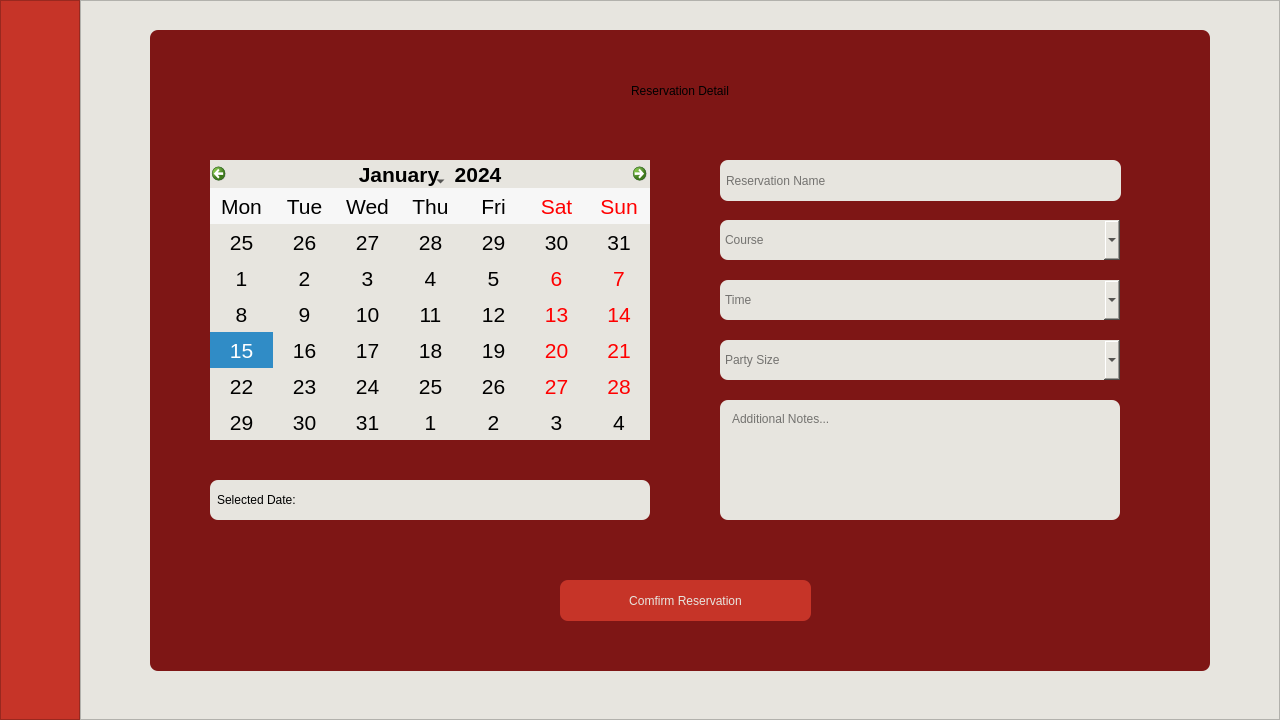
<?xml version="1.0" encoding="UTF-8"?>
<ui version="4.0">
 <class>MainWindow</class>
 <widget class="QMainWindow" name="MainWindow">
  <property name="geometry">
   <rect>
    <x>0</x>
    <y>0</y>
    <width>1280</width>
    <height>720</height>
   </rect>
  </property>
  <property name="minimumSize">
   <size>
    <width>1280</width>
    <height>720</height>
   </size>
  </property>
  <property name="maximumSize">
   <size>
    <width>1280</width>
    <height>720</height>
   </size>
  </property>
  <property name="windowTitle">
   <string>MainWindow</string>
  </property>
  <property name="autoFillBackground">
   <bool>false</bool>
  </property>
  <property name="styleSheet">
   <string notr="true">background-color:#E7E5DF</string>
  </property>
  <widget class="QWidget" name="centralwidget">
   <layout class="QVBoxLayout" name="verticalLayout">
    <property name="spacing">
     <number>0</number>
    </property>
    <property name="leftMargin">
     <number>0</number>
    </property>
    <property name="topMargin">
     <number>0</number>
    </property>
    <property name="rightMargin">
     <number>0</number>
    </property>
    <property name="bottomMargin">
     <number>0</number>
    </property>
    <item>
     <widget class="QFrame" name="content">
      <property name="frameShape">
       <enum>QFrame::NoFrame</enum>
      </property>
      <property name="frameShadow">
       <enum>QFrame::Raised</enum>
      </property>
      <layout class="QHBoxLayout" name="horizontalLayout">
       <property name="spacing">
        <number>0</number>
       </property>
       <property name="leftMargin">
        <number>0</number>
       </property>
       <property name="topMargin">
        <number>0</number>
       </property>
       <property name="rightMargin">
        <number>0</number>
       </property>
       <property name="bottomMargin">
        <number>0</number>
       </property>
       <item>
        <widget class="QFrame" name="sidebar">
         <property name="maximumSize">
          <size>
           <width>80</width>
           <height>16777215</height>
          </size>
         </property>
         <property name="styleSheet">
          <string notr="true">*{
background-color: rgb(198, 52, 40);
}

.QPushButton{
	color:black;
	border: 0;
	padding: 4px;
}
.QPushButton:hover{
	background-color: #7E1615;
}
</string>
         </property>
         <property name="frameShape">
          <enum>QFrame::StyledPanel</enum>
         </property>
         <property name="frameShadow">
          <enum>QFrame::Raised</enum>
         </property>
         <layout class="QVBoxLayout" name="verticalLayout_2">
          <item>
           <widget class="QPushButton" name="homeBtn">
            <property name="styleSheet">
             <string notr="true"/>
            </property>
            <property name="text">
             <string/>
            </property>
            <property name="icon">
             <iconset resource="../../picture/resource.qrc">
              <normaloff>:/icon/restaurant.png</normaloff>:/icon/restaurant.png</iconset>
            </property>
            <property name="iconSize">
             <size>
              <width>36</width>
              <height>36</height>
             </size>
            </property>
           </widget>
          </item>
          <item>
           <widget class="QPushButton" name="userinfoBtn">
            <property name="styleSheet">
             <string notr="true"/>
            </property>
            <property name="text">
             <string/>
            </property>
            <property name="icon">
             <iconset resource="../../picture/resource.qrc">
              <normaloff>:/icon/user-black.png</normaloff>:/icon/user-black.png</iconset>
            </property>
            <property name="iconSize">
             <size>
              <width>36</width>
              <height>36</height>
             </size>
            </property>
           </widget>
          </item>
          <item>
           <widget class="QPushButton" name="notiBtn">
            <property name="text">
             <string/>
            </property>
            <property name="icon">
             <iconset resource="../../picture/resource.qrc">
              <normaloff>:/icon/bell.png</normaloff>:/icon/bell.png</iconset>
            </property>
            <property name="iconSize">
             <size>
              <width>36</width>
              <height>36</height>
             </size>
            </property>
           </widget>
          </item>
          <item>
           <widget class="QPushButton" name="historyBtn">
            <property name="text">
             <string/>
            </property>
            <property name="icon">
             <iconset resource="../../picture/resource.qrc">
              <normaloff>:/icon/time-past.png</normaloff>:/icon/time-past.png</iconset>
            </property>
            <property name="iconSize">
             <size>
              <width>36</width>
              <height>36</height>
             </size>
            </property>
           </widget>
          </item>
          <item>
           <widget class="QPushButton" name="feedbackBtn">
            <property name="text">
             <string/>
            </property>
            <property name="icon">
             <iconset resource="../../picture/resource.qrc">
              <normaloff>:/icon/feedback.png</normaloff>:/icon/feedback.png</iconset>
            </property>
            <property name="iconSize">
             <size>
              <width>36</width>
              <height>36</height>
             </size>
            </property>
           </widget>
          </item>
          <item>
           <spacer name="verticalSpacer">
            <property name="orientation">
             <enum>Qt::Vertical</enum>
            </property>
            <property name="sizeHint" stdset="0">
             <size>
              <width>20</width>
              <height>343</height>
             </size>
            </property>
           </spacer>
          </item>
          <item>
           <widget class="QPushButton" name="logoutBtn">
            <property name="text">
             <string/>
            </property>
            <property name="icon">
             <iconset resource="../../picture/resource.qrc">
              <normaloff>:/icon/exit.png</normaloff>:/icon/exit.png</iconset>
            </property>
            <property name="iconSize">
             <size>
              <width>36</width>
              <height>36</height>
             </size>
            </property>
           </widget>
          </item>
         </layout>
        </widget>
       </item>
       <item>
        <widget class="QFrame" name="frame_page">
         <property name="frameShape">
          <enum>QFrame::StyledPanel</enum>
         </property>
         <property name="frameShadow">
          <enum>QFrame::Raised</enum>
         </property>
         <widget class="QFrame" name="reservationFrame">
          <property name="geometry">
           <rect>
            <x>70</x>
            <y>30</y>
            <width>1060</width>
            <height>641</height>
           </rect>
          </property>
          <property name="styleSheet">
           <string notr="true">
	background-color: rgb(126, 22, 21);
	border-radius: 8px;
</string>
          </property>
          <property name="frameShape">
           <enum>QFrame::StyledPanel</enum>
          </property>
          <property name="frameShadow">
           <enum>QFrame::Raised</enum>
          </property>
          <widget class="QLabel" name="label">
           <property name="geometry">
            <rect>
             <x>390</x>
             <y>30</y>
             <width>280</width>
             <height>61</height>
            </rect>
           </property>
           <property name="styleSheet">
            <string notr="true">font: 700 32pt &quot;Arial&quot;;</string>
           </property>
           <property name="text">
            <string>Reservation Detail</string>
           </property>
           <property name="alignment">
            <set>Qt::AlignCenter</set>
           </property>
          </widget>
          <widget class="QCalendarWidget" name="calendarWidget">
           <property name="geometry">
            <rect>
             <x>60</x>
             <y>130</y>
             <width>440</width>
             <height>280</height>
            </rect>
           </property>
           <property name="font">
            <font>
             <pointsize>16</pointsize>
            </font>
           </property>
           <property name="styleSheet">
            <string notr="true">background-color: #E7E5DF;
color: rgb(0, 0, 0);
border-radius: 0px</string>
           </property>
           <property name="gridVisible">
            <bool>false</bool>
           </property>
           <property name="selectionMode">
            <enum>QCalendarWidget::SingleSelection</enum>
           </property>
           <property name="horizontalHeaderFormat">
            <enum>QCalendarWidget::ShortDayNames</enum>
           </property>
           <property name="verticalHeaderFormat">
            <enum>QCalendarWidget::NoVerticalHeader</enum>
           </property>
           <property name="navigationBarVisible">
            <bool>true</bool>
           </property>
           <property name="dateEditEnabled">
            <bool>true</bool>
           </property>
          </widget>
          <widget class="QLabel" name="timeSelectedLabel">
           <property name="geometry">
            <rect>
             <x>60</x>
             <y>450</y>
             <width>440</width>
             <height>40</height>
            </rect>
           </property>
           <property name="styleSheet">
            <string notr="true">background-color: rgb(231, 229, 223);
color:black;
font: 20pt &quot;Arial&quot;;
padding: 4px;</string>
           </property>
           <property name="text">
            <string>Selected Date:</string>
           </property>
          </widget>
          <widget class="QComboBox" name="courseBox">
           <property name="geometry">
            <rect>
             <x>570</x>
             <y>190</y>
             <width>400</width>
             <height>40</height>
            </rect>
           </property>
           <property name="styleSheet">
            <string notr="true">background-color: rgb(231, 229, 223);
color:black;
font: 20pt &quot;Arial&quot;;</string>
           </property>
           <property name="editable">
            <bool>false</bool>
           </property>
           <property name="insertPolicy">
            <enum>QComboBox::InsertAtBottom</enum>
           </property>
           <property name="placeholderText">
            <string>Course</string>
           </property>
          </widget>
          <widget class="QComboBox" name="timeBox">
           <property name="geometry">
            <rect>
             <x>570</x>
             <y>250</y>
             <width>400</width>
             <height>40</height>
            </rect>
           </property>
           <property name="styleSheet">
            <string notr="true">background-color: rgb(231, 229, 223);
color:black;
font: 20pt &quot;Arial&quot;;</string>
           </property>
           <property name="insertPolicy">
            <enum>QComboBox::InsertAtBottom</enum>
           </property>
           <property name="placeholderText">
            <string>Time</string>
           </property>
          </widget>
          <widget class="QComboBox" name="partySizeBox">
           <property name="geometry">
            <rect>
             <x>570</x>
             <y>310</y>
             <width>400</width>
             <height>40</height>
            </rect>
           </property>
           <property name="styleSheet">
            <string notr="true">background-color: rgb(231, 229, 223);
color:black;
font: 20pt &quot;Arial&quot;;</string>
           </property>
           <property name="placeholderText">
            <string>Party Size</string>
           </property>
          </widget>
          <widget class="QTextEdit" name="noteTextEdit">
           <property name="geometry">
            <rect>
             <x>570</x>
             <y>370</y>
             <width>400</width>
             <height>120</height>
            </rect>
           </property>
           <property name="styleSheet">
            <string notr="true">background-color: rgb(231, 229, 223);
color:black;
font: 16pt &quot;Arial&quot;;
padding:8px;</string>
           </property>
           <property name="placeholderText">
            <string>Additional Notes...</string>
           </property>
          </widget>
          <widget class="QPushButton" name="confirmBtn">
           <property name="geometry">
            <rect>
             <x>410</x>
             <y>550</y>
             <width>251</width>
             <height>41</height>
            </rect>
           </property>
           <property name="styleSheet">
            <string notr="true">QPushButton{
background-color: #C63428;
color: rgb(231, 229, 223);
font: 16pt &quot;Arial&quot;;
padding:8px;
}
QPushButton:hover{
background-color:rgb(152, 43, 37)
}</string>
           </property>
           <property name="text">
            <string>Comfirm Reservation</string>
           </property>
          </widget>
          <widget class="QLineEdit" name="reservationoName">
           <property name="geometry">
            <rect>
             <x>570</x>
             <y>130</y>
             <width>401</width>
             <height>41</height>
            </rect>
           </property>
           <property name="styleSheet">
            <string notr="true">background-color: rgb(231, 229, 223);
color:black;
font: 20pt &quot;Arial&quot;;
padding: 4px;</string>
           </property>
           <property name="placeholderText">
            <string>Reservation Name</string>
           </property>
          </widget>
         </widget>
        </widget>
       </item>
      </layout>
     </widget>
    </item>
   </layout>
  </widget>
 </widget>
 <resources>
  <include location="../../picture/resource.qrc"/>
 </resources>
 <connections/>
</ui>
